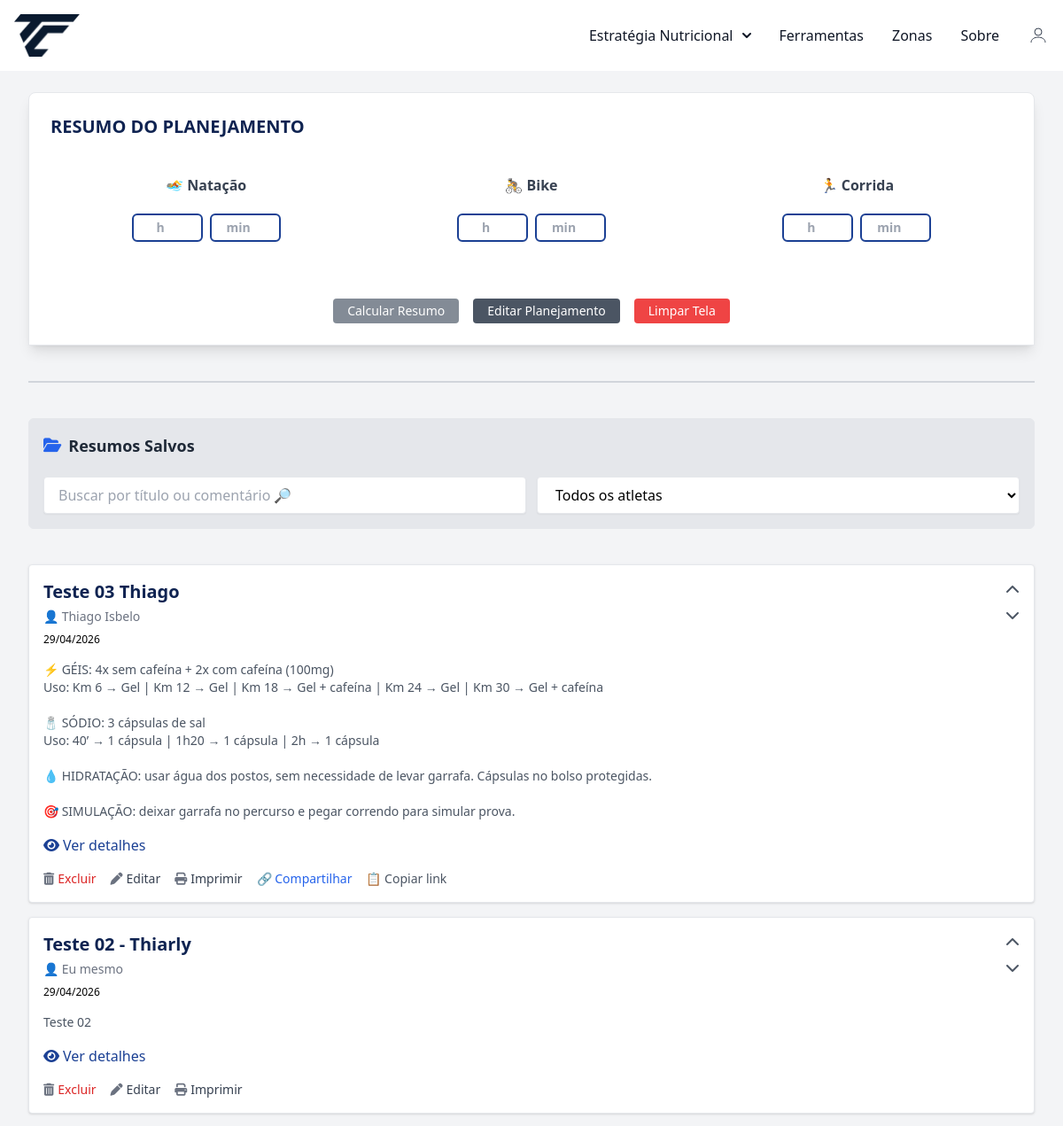
Page /resumo (signed in, upper part) on the earlier database version.
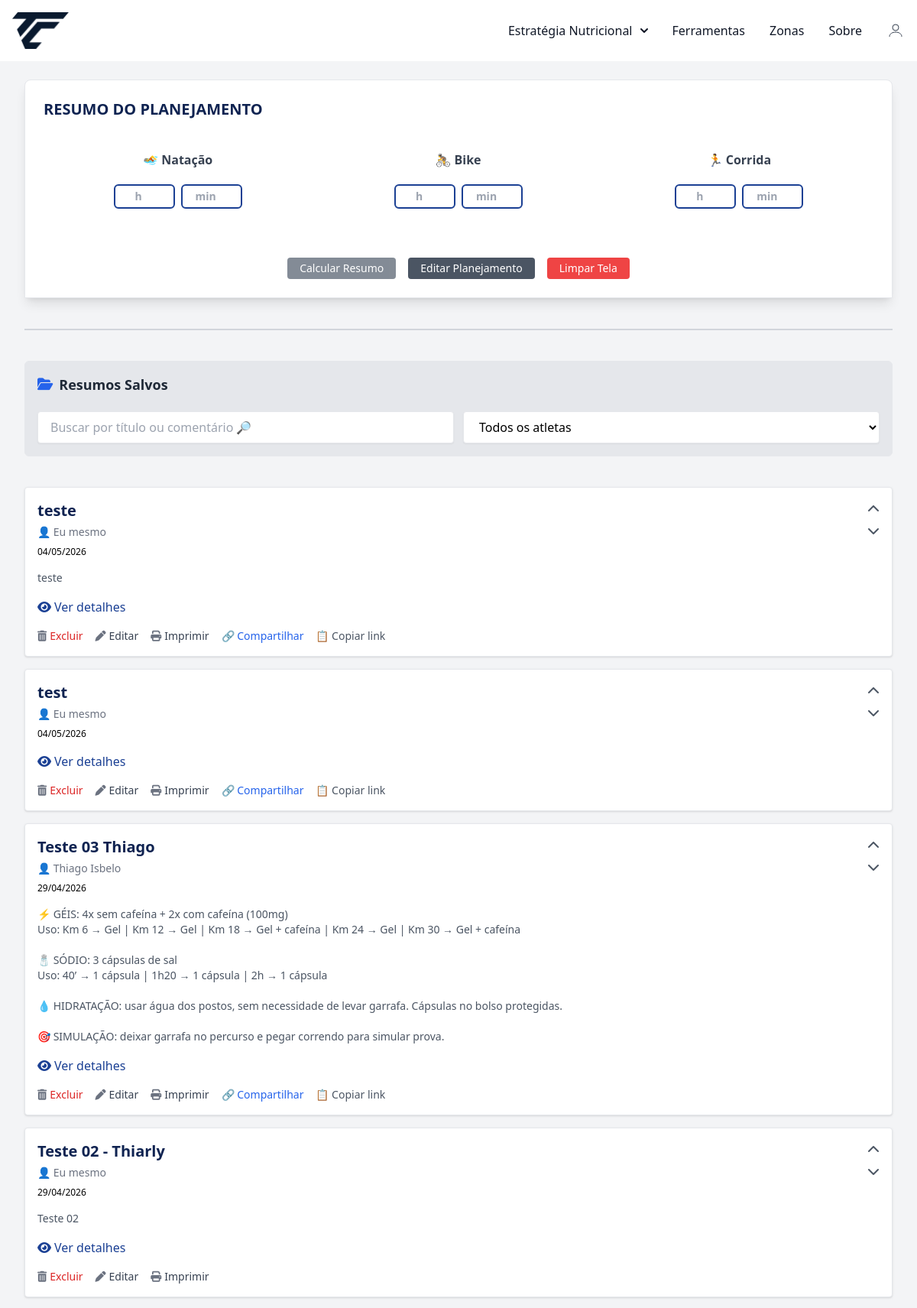
Same page on the later database version.
### conversor/models.py (models this page shows, shortened)
class ResumoSalvo(database.Model):
    __tablename__ = 'resumos_salvos'
    id = database.Column(database.Integer, primary_key=True)
    pessoa_id = database.Column(database.Integer, database.ForeignKey('pessoas.id'), nullable=True)
    user_id = database.Column(database.Integer, database.ForeignKey('user.id'), nullable=False)
    token_publico = database.Column(database.String(100), unique=True, nullable=True)
    nome_treino = database.Column(database.String(100), nullable=False)
    data = database.Column(database.Date, nullable=False)
    comentario = database.Column(database.Text)
    resumo_dados = database.Column(database.JSON, nullable=False)
    suplementos_utilizados = database.Column(database.Text, nullable=True)  # ✅ Novo campo
    tempo_natacao = database.Column(database.Float)
    tempo_bike = database.Column(database.Float)
    tempo_corrida = database.Column(database.Float)
    tempo_total = database.Column(database.Float)
    ordem = database.Column(database.Integer, nullable=False, default=0)
    pessoa = database.relationship('Pessoa', backref='resumos')
    criado_em = database.Column(database.DateTime, default=datetime.utcnow)

class Pessoa(database.Model):
    __tablename__ = 'pessoas'
    id = database.Column(database.Integer, primary_key=True)
    user_id = database.Column(database.Integer, database.ForeignKey('user.id'), nullable=False)
    nome = database.Column(database.String(150), nullable=False)
    email = database.Column(database.String(150), nullable=True)
    peso = database.Column(database.Float, nullable=True)
    objetivo = database.Column(database.String(200), nullable=True)
    observacoes = database.Column(database.Text, nullable=True)
    criado_em = database.Column(database.DateTime, default=datetime.utcnow)
    usuario = database.relationship('User', backref='pessoas')

### conversor/router.py (the view, shortened to what this page needs)
@app.route('/resumo', methods=['GET', 'POST'])
@login_required
def resumo_view():
    form = ResumoForm()
    form_salvar = SalvarResumoForm()
    form_salvar.pessoa_id.choices = [(0, 'Eu mesmo')] + [
        (p.id, p.nome) for p in Pessoa.query.filter_by(user_id=current_user.id).order_by(Pessoa.nome.asc()).all()]
    if request.method == 'POST' and 'limpar' in request.form:
        return redirect(url_for('resumo_view'))
    itens = PlanejamentoItem.query.filter_by(user_id=current_user.id).all()
    itens_utilizados = [f"{item.quantidade}x {item.suplemento.nome}" for item in itens if item.suplemento]
    itens_utilizados_str = ", ".join(itens_utilizados)
    totais = calcular_totais_planejamento(itens)
    totais_por_hora = {}
    tempo_total = 0
    resumo_dados = {}
    search = request.args.get("search", "").strip()
    pessoa_filtro = request.args.get("pessoa_filtro", "")
    pessoas = Pessoa.query.filter_by(user_id=current_user.id).order_by(Pessoa.nome.asc()).all()
    resumos_query = ResumoSalvo.query.filter_by(user_id=current_user.id)
    if pessoa_filtro == "eu":
        resumos_query = resumos_query.filter(ResumoSalvo.pessoa_id.is_(None))
    elif pessoa_filtro:
        resumos_query = resumos_query.filter(ResumoSalvo.pessoa_id == int(pessoa_filtro))
    resumos = resumos_query.order_by(ResumoSalvo.ordem.desc(), ResumoSalvo.id.desc()).all()
    return render_template(
        "resumo.html",
        form=form,
        totais=totais_por_hora,
        resumo=resumo_dados,
        tempo_total=round(tempo_total, 2),
        current_date=date.today().isoformat(),
        resumos=resumos,  # <-- novo contexto
        itens_utilizados=itens_utilizados_str,
        form_salvar=form_salvar,
        pessoas=pessoas,
        pessoa_filtro=pessoa_filtro
    )

### conversor/forms.py
class ResumoForm(FlaskForm):
    tempo_natacao_horas = IntegerField('Horas Natação', validators=[Optional(), NumberRange(min=0)])
    tempo_bike_horas = IntegerField('Horas Bike', validators=[Optional(), NumberRange(min=0)])
    tempo_corrida_horas = IntegerField('Horas Corrida', validators=[Optional(), NumberRange(min=0)])
    tempo_natacao_minutos = IntegerField('Minutos Natação', validators=[Optional(), NumberRange(min=0, max=59)])
    tempo_bike_minutos = IntegerField('Minutos Bike', validators=[Optional(), NumberRange(min=0, max=59)])
    tempo_corrida_minutos = IntegerField('Minutos Corrida', validators=[Optional(), NumberRange(min=0, max=59)])
    submit_calcular = SubmitField('Calcular Resumo')
    submit_limpar = SubmitField('Limpar Tela')
    submit_salvar = SubmitField('Salvar Resumo')

class SalvarResumoForm(FlaskForm):
    pessoa_id = SelectField('Pessoa / Atleta', coerce=int, choices=[], validators=[Optional()])
    nome_treino = StringField('Nome do Treino', validators=[DataRequired()])
    data = DateField("Data", format="%Y-%m-%d", validators=[DataRequired()])
    comentario = TextAreaField('Comentário')
    submit = SubmitField('Salvar Resumo')

### conversor/models.py (called while the page is built)
@login_manager.user_loader
def load_user(user_id):
    return User.query.get(int(user_id))

### conversor/templates/resumo.html (shortened to what this page needs)
{% extends "base.html" %}
{% block content %}
<div class="max-w-7xl mx-auto px-4 sm:px-6 lg:px-8 py-6 space-y-10">
  <div class="bg-white rounded-t-lg shadow-lg p-6 border border-gray-200">
    <h2 class="text-xl text-center font-semibold mb-6 sm:mb-10 title-nave">RESUMO DO PLANEJAMENTO</h2>
    <form method="POST" class="grid grid-cols-1 md:grid-cols-3 gap-4 text-sm text-gray-700">
      <form method="POST" class="grid grid-cols-1 md:grid-cols-3 gap-6 mb-6 text-sm text-gray-700 text-center items-center justify-center">
        <div class="flex flex-col items-center gap-1">
          <label class="text-base font-semibold mb-4">🏊 Natação</label>
          <div class="flex gap-2">
            {{ form.tempo_natacao_horas(id="natacao_h", class="w-20 text-center py-1 px-1 border-2 border-solid border-nave rounded-md bg-white shadow-sm text-babase font-semibold mb-4 sm:mb-8", placeholder="h") }}
            {{ form.tempo_natacao_minutos(id="natacao_min", class="w-20 text-center py-1 px-1 border-2 border-solid border-nave rounded-md bg-white shadow-sm text-babase font-semibold mb-4 sm:mb-8", placeholder="min") }}
          </div>
        </div>
        <div class="flex flex-col items-center gap-1">
          <label class="text-base font-semibold mb-4">🚴 Bike</label>
          <div class="flex gap-2">
            {{ form.tempo_bike_horas(id="bike_h", class="w-20 text-center py-1 px-2 border-2 border-solid border-nave rounded-md bg-white shadow-sm text-babase font-semibold mb-4 sm:mb-8", placeholder="h") }}
            {{ form.tempo_bike_minutos(id="bike_min", class="w-20 text-center py-1 px-2 border-2 border-solid border-nave  rounded-md bg-white shadow-sm text-babase font-semibold mb-4 sm:mb-8", placeholder="min") }}
          </div>
        </div>
        <div class="flex flex-col items-center gap-1">
          <label class="text-base font-semibold mb-4">🏃 Corrida</label>
          <div class="flex gap-2">
            {{ form.tempo_corrida_horas(id="corrida_h", class="w-20 text-center py-1 px-2 border-2 border-solid border-nave  rounded-md bg-white shadow-sm text-babase font-semibold mb-4 sm:mb-8", placeholder="h") }}
            {{ form.tempo_corrida_minutos(id="corrida_min", class="w-20 text-center py-1 px-2 border-2 border-solid border-nave  rounded-md bg-white shadow-sm text-babase font-semibold mb-4 sm:mb-8", placeholder="min") }}
          </div>
        </div>
        <div class="md:col-span-3 flex flex-col sm:flex-row justify-center gap-4 mt-4">
          <button id="calcularResumoBtn"
            type="submit"
            class="text-white text-sm px-4 py-1 rounded disabled:opacity-50 disabled:cursor-not-allowed btn-nave">
            Calcular Resumo
          </button>
          <a href="{{ url_for('planejamento') }}" class="bg-gray-600 text-center hover:bg-gray-800 text-white text-sm px-4 py-1 rounded">Editar Planejamento</a>
          <button type="submit" name="limpar" class="bg-red-500 hover:bg-red-600 text-white text-sm px-4 py-1 rounded">Limpar Tela</button>
        </div>
      </form>
</div>
{% if resumos %}
<hr class="my-10 border-t-2 border-gray-300">
<div class="bg-gray-200 border border-gray-200 rounded-md p-4 mb-6 w-full max-w-7xl mx-auto">
  <h2 class="text-lg font-bold text-gray-800 border-b pb-2 mb-3 flex items-center gap-2">
    <i class="fas fa-folder-open text-blue-600"></i> Resumos Salvos
  </h2>
<form method="get" class="grid grid-cols-1 md:grid-cols-2 gap-3 w-full">
  <input type="text" name="search" id="campoBusca"
         value="{{ request.args.get('search', '') }}"
         placeholder="Buscar por título ou comentário 🔎"
         class="w-full px-4 py-2 border rounded shadow-sm">
  <select name="pessoa_filtro"
          onchange="this.form.submit()"
          class="w-full px-4 py-2 border rounded shadow-sm bg-white">
      <option value="">Todos os atletas</option>
  </select>
</form>
</div>
  <div id="resumosContainer">
    {% set icones = {
      "Macronutrientes": "⛽️",
      "Eletrólitos": "💧",
      "Vitaminas": "💊",
      "Estimulantes e Compostos": "🔥",
      "Aminoácidos": "🧬"
    } %}
    {% set cores = {
      "Macronutrientes": "bg-blue-400",
      "Eletrólitos": "bg-blue-300",
      "Estimulantes e Compostos": "bg-blue-200",
      "Vitaminas": "bg-blue-100",
      "Aminoácidos": "bg-blue-50"
    } %}
    {% for resumo in resumos %}
    <div class="bg-white rounded shadow p-4 mb-4 border border-gray-200">
      <div class="flex justify-between items-start">
        <div onclick="toggleResumo('resumo-{{ loop.index }}')" class="cursor-pointer w-full">
          <h3 class="text-xl font-semibold title-nave">{{ resumo.nome_treino }}</h3>
          <div class="text-sm text-gray-500 mt-1">
            👤 {{ resumo.pessoa.nome if resumo.pessoa else "Eu mesmo" }}
          </div>
          <div class="text-xs mb-4 mt-2">{{ resumo.data.strftime('%d/%m/%Y') }}</div>
          <div class="text-sm text-gray-600 whitespace-pre-wrap font-sans">{{ resumo.comentario }}</div>
          <div class="flex items-center gap-1 resumo-nave ext-sm mt-4 cursor-pointer detalhes-link" data-id="resumo-{{ loop.index }}">
            <i class="fas fa-eye"></i> Ver detalhes
          </div>
        </div>
        <div class="flex flex-col items-center space-y-1 sm:ml-4">
          <a href="/resumo/mover_cima/{{ resumo.id }}" title="Mover para cima" class="text-gray-600 hover:text-black">
            <i class="fas fa-chevron-up"></i>
          </a>
          <a href="/resumo/mover_baixo/{{ resumo.id }}" title="Mover para baixo" class="text-gray-600 hover:text-black">
            <i class="fas fa-chevron-down"></i>
          </a>
        </div>
      </div>
      <div class="mt-4 flex gap-4 ml-auto items-center">
        <form method="POST" action="{{ url_for('deletar_resumo', id=resumo.id) }}" onsubmit="return confirm('Tem certeza que deseja excluir este resumo?');">
          <button type="submit" class="flex items-center gap-1 text-sm text-red-600 hover:underline">
            <i class="fas fa-trash-alt text-gray-500 hover:text-gray-800"></i> Excluir
          </button>
        </form>
        <a href="{{ url_for('editar_resumo', id=resumo.id) }}" class="flex items-center gap-1 text-sm text-gray-700 hover:underline">
          <i class="fas fa-pen text-gray-500 hover:text-gray-800"></i> Editar
        </a>
        <a href="{{ url_for('print_resumo', id=resumo.id) }}"
        target="_blank" rel="noopener"
        class="flex items-center gap-1 text-sm text-gray-700 hover:underline">
       <i class="fas fa-print text-gray-500 hover:text-gray-800"></i> Imprimir
     </a>
        {% if resumo.token_publico %}
          <a href="{{ url_for('resumo_publico', token=resumo.token_publico) }}"
            target="_blank"
            class="flex items-center gap-1 text-sm text-blue-600 hover:underline">
            🔗 Compartilhar
          </a>
          <button type="button"
            data-link="{{ url_for('resumo_publico', token=resumo.token_publico, _external=True) }}"
            onclick="copiarLink(this)"
            class="flex items-center gap-1 text-sm text-gray-600 hover:underline">
            📋 Copiar link
          </button>
        {% endif %}
      </div>
        {% set ordem = ["Macronutrientes", "Eletrólitos", "Estimulantes e Compostos", "Vitaminas",  "Aminoácidos"] %}
        {% set ordem_eletrolitos = ["Sódio", "Magnésio", "Potássio", "Cálcio"] %}
    </div>
    {% endfor %}
  </div>
</div>
{% endif %}
{% endblock %}

### conversor/templates/base.html (shortened to what this page needs)
<!DOCTYPE html>
<html lang="pt">
<head>
    <link rel="stylesheet" href="https://cdnjs.cloudflare.com/ajax/libs/font-awesome/6.5.0/css/all.min.css">
    <link href="https://cdn.jsdelivr.net/npm/tom-select@2.3.1/dist/css/tom-select.css" rel="stylesheet">
    <script src="https://cdn.tailwindcss.com"></script>
    <link rel="stylesheet" href="{{ url_for('static', filename='css/style.css') }}">
</head>
<body>
    {% include 'navbar.html' %}
    <div class="content">
    {% block content %}
    {% endblock %}
    </div>
</body>
</html>

### conversor/templates/navbar.html (shortened to what this page needs)
<!DOCTYPE html>
<html lang="en">
<head>
    <script src="https://cdn.tailwindcss.com"></script>
</head>
<body class="bg-gray-100">
<nav class="bg-white border-gray-200">
  <div class="max-w-screen-xl flex flex-wrap items-center justify-between mx-auto p-4">
    <a href="{{url_for('zonas')}}" class="flex items-center">
      <img src="{{ url_for('static', filename='image/logotc-navbar.png')}}" class="h-12 mr-3 " alt="Flowbite Logo" />
    </a>
    <div class="hidden w-full md:block md:w-auto" id="divNav">
      <ul class="flex flex-col font-medium p-4 md:p-0 mt-4 border border-gray-100 rounded-lg bg-gray-50 md:space-x-8 rtl:space-x-reverse md:flex-row md:mt-0 md:border-0 md:bg-white md">
        <li class="relative">
          <button id="dropdownNavbarLink4" data-dropdown-toggle="dropdownNavbar" class="flex items-center justify-between w-full py-2 px-3 text-gray-900 rounded hover:bg-gray-100 md:hover:bg-transparent md:border-0 md:hover:text-blue-700 md:p-0 md:w-auto ">Estratégia Nutricional <svg class="w-2.5 h-2.5 ms-2.5" aria-hidden="true" xmlns="http://www.w3.org/2000/svg" fill="none" viewBox="0 0 10 6">
    <path stroke="currentColor" stroke-linecap="round" stroke-linejoin="round" stroke-width="2" d="m1 1 4 4 4-4"/>
    </svg></button>
      </li>
      <li>
        <a href="{{ url_for('ferramentas_calculadora') }}"
       class="block py-2 px-3 text-gray-900 rounded hover:bg-gray-100 md:hover:bg-transparent md:hover:text-blue-700 md:p-0">
        Ferramentas
        </a>
      </li>
        <li>
          <a href="{{ url_for('zonas') }}" class="block py-2 px-3 text-gray-900 rounded hover:bg-gray-100 md:hover:bg-transparent md:border-0 md:hover:text-blue-700 md:p-0" aria-current="page">Zonas</a>
        </li>
        <li>
          <a href="{{ url_for('sobre') }}" class="block py-2 px-3 text-gray-900 rounded hover:bg-gray-100 md:hover:bg-transparent md:border-0 md:hover:text-blue-700 md:p-0">Sobre</a>
        </li>
        {% if current_user.is_authenticated %}
        <li class="relative">
          <button id="userDropdown" class="flex items-center space-x-2 text-gray-700 ">
            <svg xmlns="http://www.w3.org/2000/svg" class="w-6 h-6" fill="none" viewBox="0 0 24 24" stroke="currentColor">
              <circle cx="12" cy="8" r="4" />
              <path d="M4 20c0-4 4-6 8-6s8 2 8 6" />
            </svg>
          </button>
        </li>
        {% endif %}
    </div>
  </div>
</nav>
</body>
</html>

### conversor/static/css/style.css (style rules this page uses)
html { height: 100%; }
body { display: flex; flex-direction: column; min-height: 100vh; margin: 0; }
.content { flex: 1 0 auto; }
.btn-nave { background-color: #0a1a2f; color: white; }
.title-nave { position: relative; display: inline-block; color: #0F2351; font-weight: 700; }
.title-nave::after { content: ""; position: absolute; width: 0; height: 3px; left: 0; bottom: -4px; background-color: #0a1a2f; transition: width 0.3s ease; }
.resumo-nave { color: #1b4094; }
.border-nave { border-color: #1b4094 !important; }

Differences in the rows shown:
added ResumoSalvo: nome_treino "teste", pessoa "Eu mesmo", data "04/05/2026", comentario "teste"
added ResumoSalvo: nome_treino "test", pessoa "Eu mesmo", data "04/05/2026"
